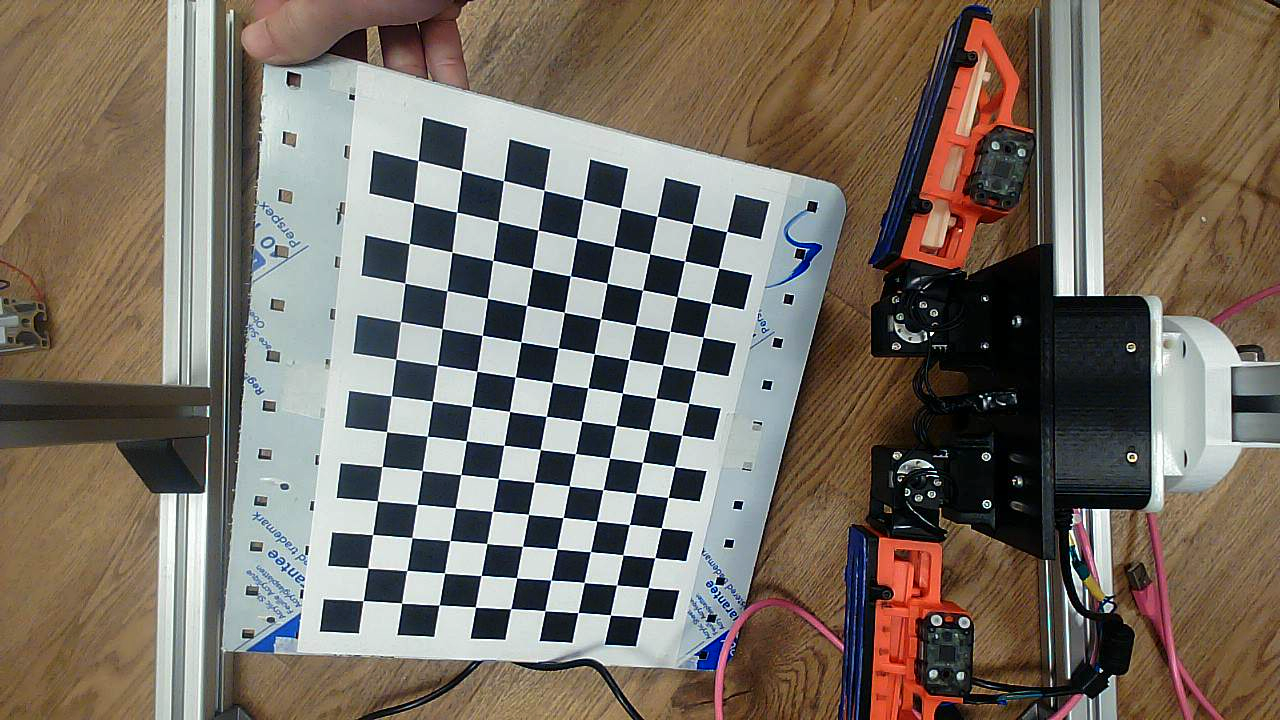
#> input picture Vision/CameraCalibration/images/img1.png, 1280 x 720 px; its folder holds 5 pictures in this run
$ python calibration.py
#> lines starting #> are read from the running program, lines starting #| are printed output that depends on the picture; after the words box and inside, x2 and y2 are one past the last pixel; in counts of white or black regions, pixels touching at a corner belong together
import numpy as np
import cv2 as cv
import glob
import pickle
import os


################ FIND CHESSBOARD CORNERS - OBJECT POINTS AND IMAGE POINTS #############################

chessboardSize = (13, 9)
frameSize = (640, 480)

# termination criteria
criteria = (cv.TERM_CRITERIA_EPS + cv.TERM_CRITERIA_MAX_ITER, 30, 0.001)


# prepare object points, like (0,0,0), (1,0,0), (2,0,0) ....,(6,5,0)
objp = np.zeros((chessboardSize[0] * chessboardSize[1], 3), np.float32)
objp[:, :2] = np.mgrid[0:chessboardSize[0],0:chessboardSize[1]].T.reshape(-1,2)

size_of_chessboard_squares_mm = 20
objp = objp * size_of_chessboard_squares_mm


# Arrays to store object points and image points from all the images.
objpoints = [] # 3d point in real world space
imgpoints = [] # 2d points in image plane.


images = glob.glob('images/*.png')

for image in images:
    img = cv.imread(image)
#> img is the input picture: shape (720, 1280, 3); mean B, G, R 100.2, 110.9, 120
    gray = cv.cvtColor(img, cv.COLOR_BGR2GRAY)
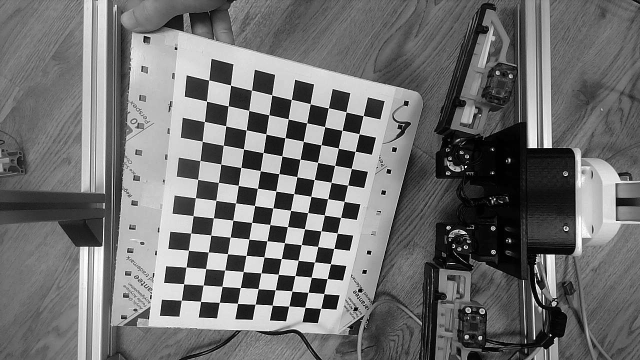
#> gray: shape (720, 1280) (shown at 1/2 size); min 0, max 255, mean 112.4

    # Find the chess board corners
    ret, corners = cv.findChessboardCorners(gray, chessboardSize, None)
#> ret = True; corners = 117 rows, first 8: [363.2, 600.6], [367.8, 567.9], [372.6, 534.5], [377.4, 500.8], [382.1, 466.4], [386.6, 431.6], [391.4, 395.7], [395.7, 359.2]

    # If found, add object points, image points (after refining them)
    if ret == True:

        objpoints.append(objp)
        corners2 = cv.cornerSubPix(gray, corners, (11,11), (-1,-1), criteria)
#> corners2 = 117 rows, first 8: [363.2, 600.6], [367.8, 568], [372.5, 534.5], [377.4, 500.9], [382, 466.5], [386.6, 431.7], [391.4, 395.8], [395.8, 359.2]
        imgpoints.append(corners)

        # Draw and display the corners
        cv.drawChessboardCorners(img, chessboardSize, corners2, ret)
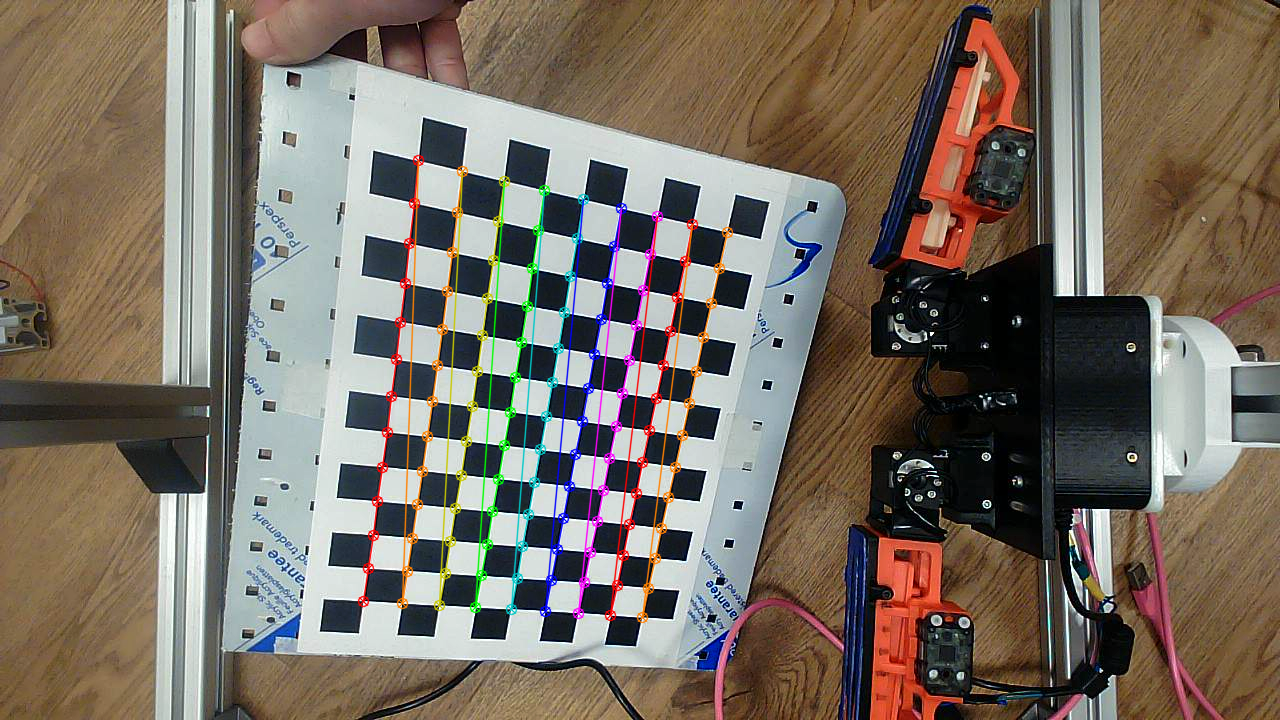
#> img: shape (720, 1280, 3); 3.23% of pixels changed, all inside (x1, y1, x2, y2) = (357, 154, 734, 624)
#> pass 2 of the loop `for image in images:`:
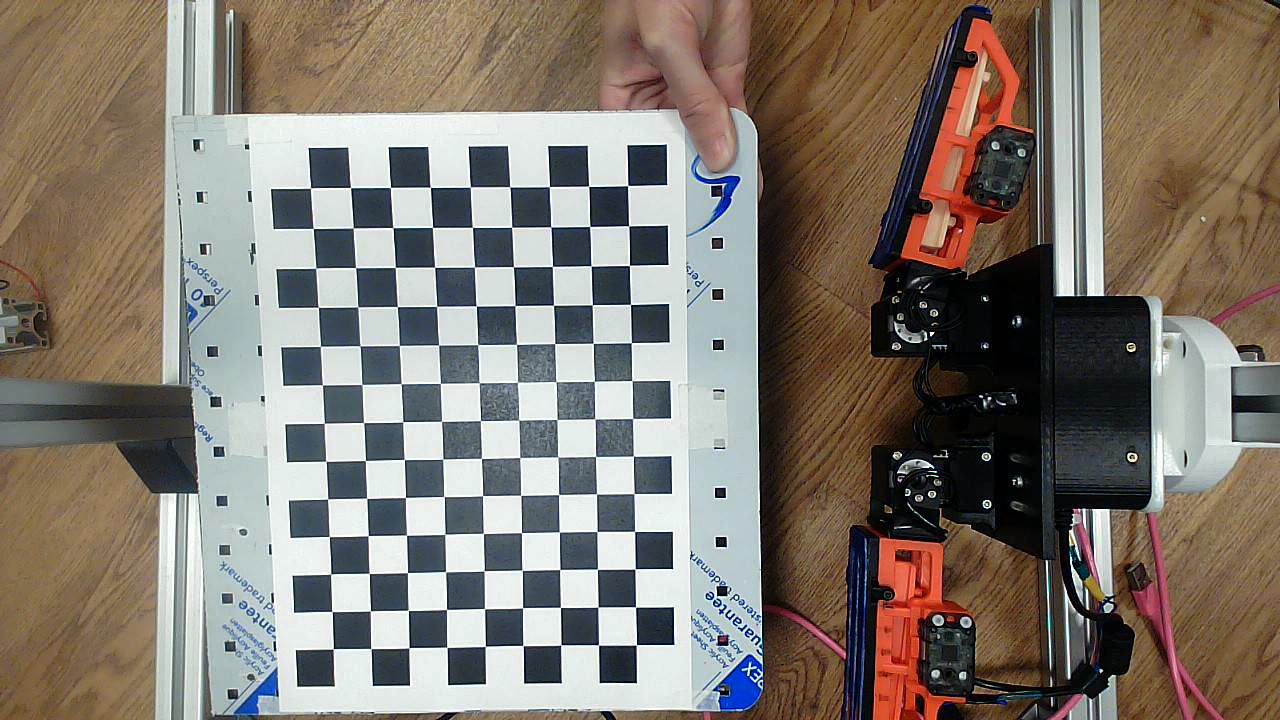
#> input picture Vision/CameraCalibration/images/img10.png, 1280 x 720 px
#> img is the input picture: shape (720, 1280, 3); mean B, G, R 110.3, 120.6, 128.7
#> `gray = cv.cvtColor(img, cv.COLOR_BGR2GRAY)`:
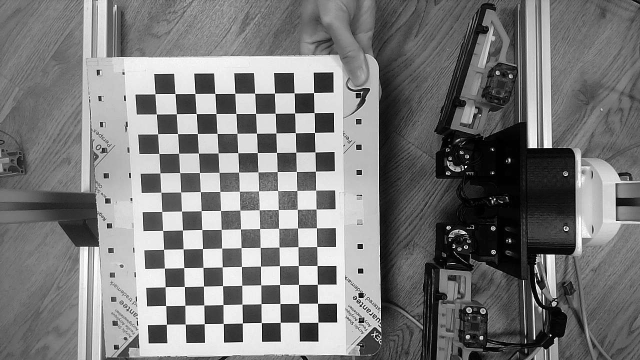
#> gray: shape (720, 1280) (shown at 1/2 size); min 0, max 255, mean 121.8
#> corners = 117 rows, first 8: [627.8, 185.5], [628.7, 225.8], [629.4, 265.5], [630.5, 304.4], [631.4, 342.7], [631.8, 380.5], [632.7, 418.5], [633.4, 455.9]
#> corners2 = 117 rows, first 8: [627.7, 185.6], [628.6, 225.7], [629.5, 265.4], [630.5, 304.5], [631.3, 342.7], [631.8, 380.6], [632.6, 418.5], [633.4, 456.2]
#> `cv.drawChessboardCorners(img, chessboardSize, corners2, ret)`:
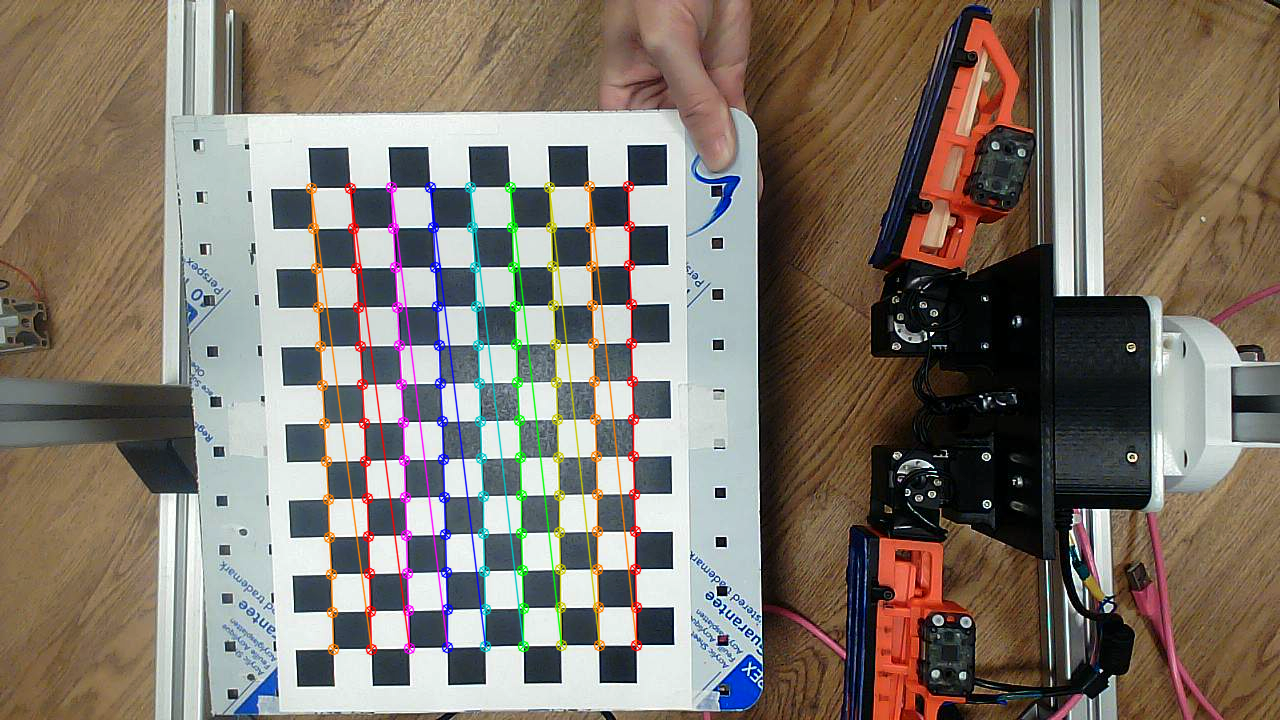
#> img: shape (720, 1280, 3); 3.47% of pixels changed, all inside (x1, y1, x2, y2) = (305, 180, 643, 656)
#> pass 3 of the loop `for image in images:`:
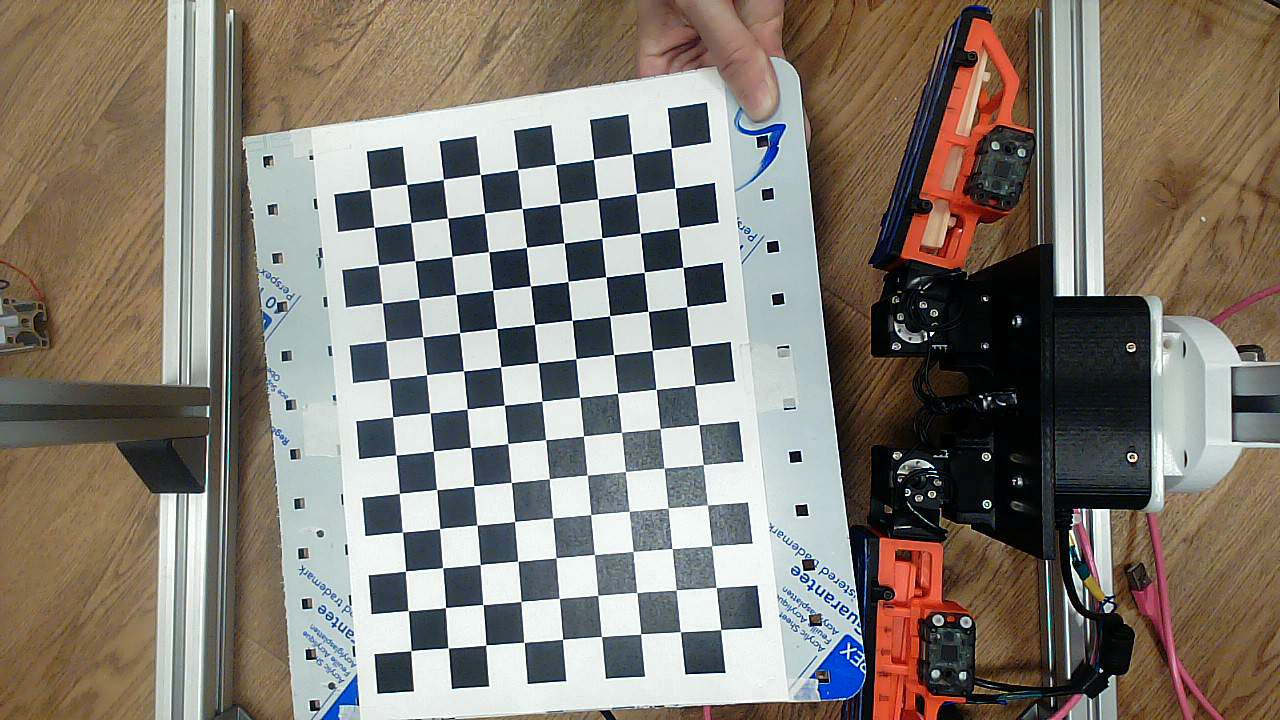
#> input picture Vision/CameraCalibration/images/img11.png, 1280 x 720 px
#> img is the input picture: shape (720, 1280, 3); mean B, G, R 114.1, 123.8, 130.6
#> `gray = cv.cvtColor(img, cv.COLOR_BGR2GRAY)`:
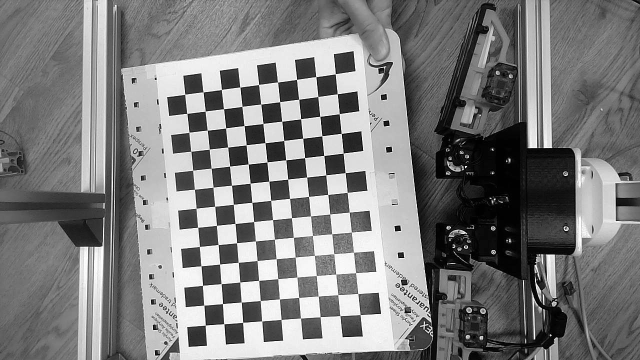
#> gray: shape (720, 1280) (shown at 1/2 size); min 0, max 255, mean 124.7
#> corners = 117 rows, first 8: [671, 148.1], [675, 188.1], [678.7, 227.8], [682.7, 267.2], [686.7, 306.6], [690.7, 345.7], [694.7, 385.3], [699, 424.7]
#> corners2 = 117 rows, first 8: [671.1, 148.1], [675, 188.1], [678.8, 227.7], [682.8, 267.3], [686.8, 306.6], [690.7, 345.8], [694.9, 385.3], [698.9, 424.7]
#> `cv.drawChessboardCorners(img, chessboardSize, corners2, ret)`:
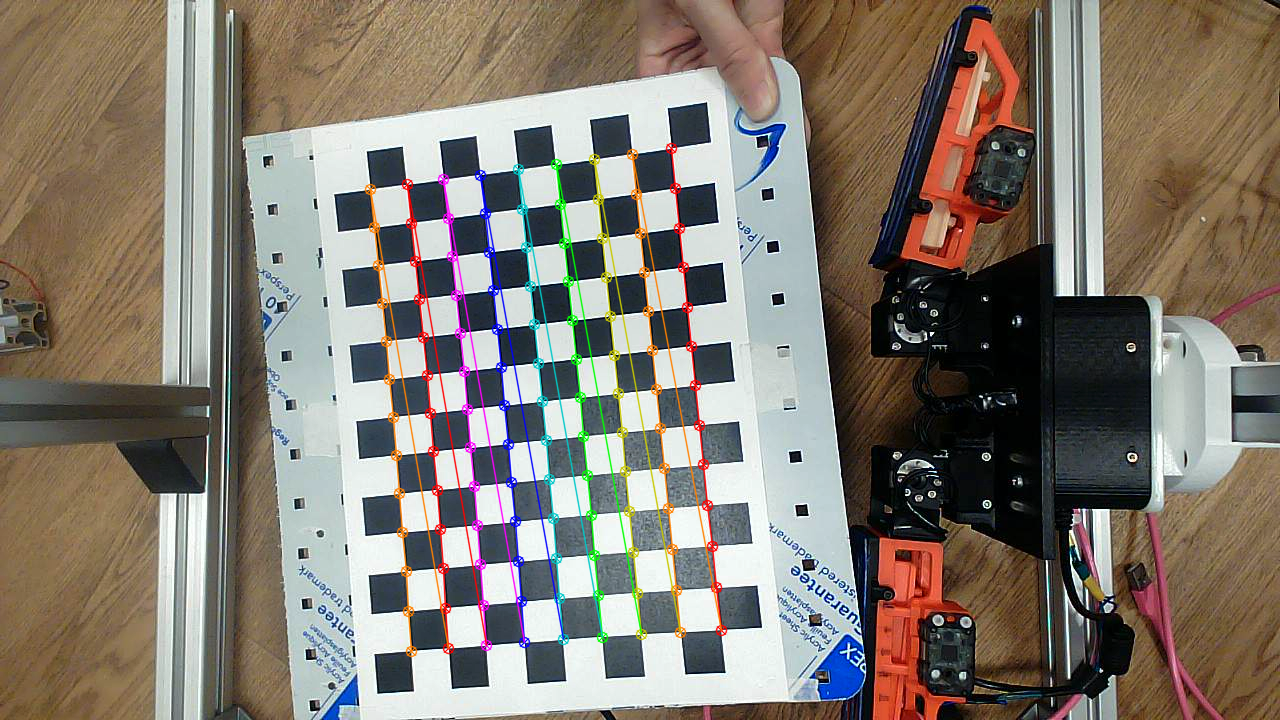
#> img: shape (720, 1280, 3); 3.54% of pixels changed, all inside (x1, y1, x2, y2) = (364, 142, 728, 658)
#> the loop made 5 passes; the first 3 are shown
        # cv.imshow('img', img)
        # cv.waitKey(1000)


cv.destroyAllWindows()


############## CALIBRATION #######################################################

ret, cameraMatrix, dist, rvecs, tvecs = cv.calibrateCamera(objpoints, imgpoints, frameSize, None, None)

# Save the camera calibration result for later use (we won't worry about rvecs / tvecs)
pickle.dump((cameraMatrix, dist), open( "calibration.pkl", "wb" ))
pickle.dump(cameraMatrix, open( "cameraMatrix.pkl", "wb" ))
pickle.dump(dist, open( "dist.pkl", "wb" ))


############## UNDISTORTION #####################################################

img = cv.imread('images/img1.png')
h,  w = img.shape[:2]
newCameraMatrix, roi = cv.getOptimalNewCameraMatrix(cameraMatrix, dist, (w,h), 1, (w,h))


# Undistort
dst = cv.undistort(img, cameraMatrix, dist, None, newCameraMatrix)

# crop the image
x, y, w, h = roi
dst = dst[y:y+h, x:x+w]
#> dst: shape (693, 1257, 3)
cv.imwrite('caliResult1.png', dst)


# Undistort with Remapping
mapx, mapy = cv.initUndistortRectifyMap(cameraMatrix, dist, None, newCameraMatrix, (w,h), 5)
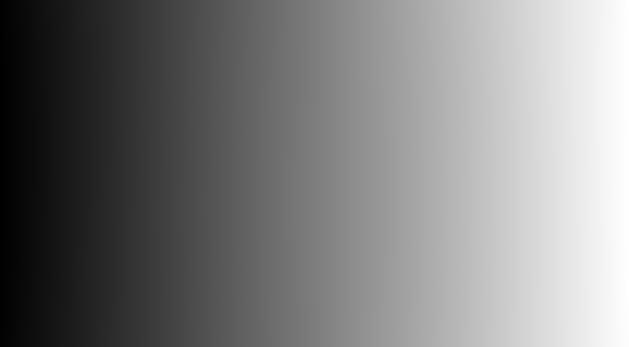
#> mapx: shape (693, 1257) float32 (shown at 1/2 size); min -11.16, max 1265.4, mean 618.9; drawn with min black and max white
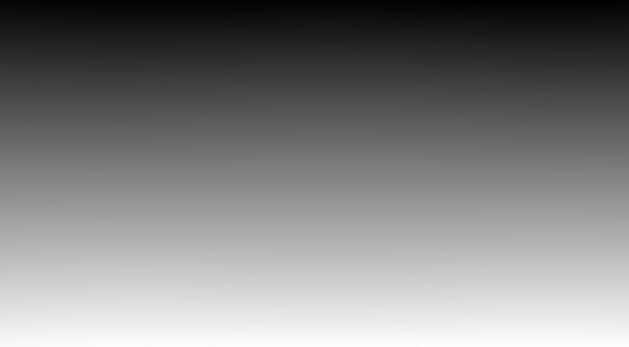
#> mapy: shape (693, 1257) float32 (shown at 1/2 size); min -11.69, max 706.8, mean 349.5; drawn with min black and max white
dst = cv.remap(img, mapx, mapy, cv.INTER_LINEAR)

# crop the image
x, y, w, h = roi
dst = dst[y:y+h, x:x+w]
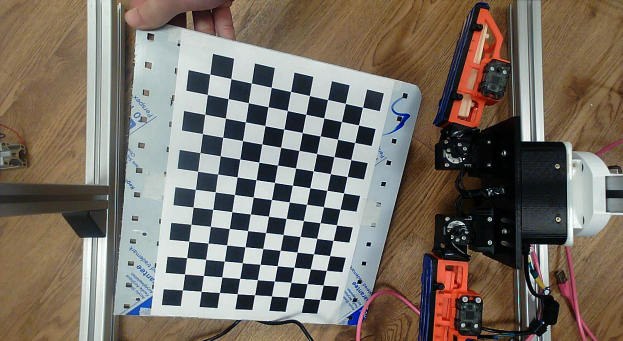
#> dst: shape (682, 1245, 3) (shown at 1/2 size); mean B, G, R 101.8, 112, 120.3
cv.imwrite('caliResult2.png', dst)


# Reprojection Error
mean_error = 0

for i in range(len(objpoints)):
    imgpoints2, _ = cv.projectPoints(objpoints[i], rvecs[i], tvecs[i], cameraMatrix, dist)
    error = cv.norm(imgpoints[i], imgpoints2, cv.NORM_L2)/len(imgpoints2)
    mean_error += error

print( "total error: {}".format(mean_error/len(objpoints)) )
